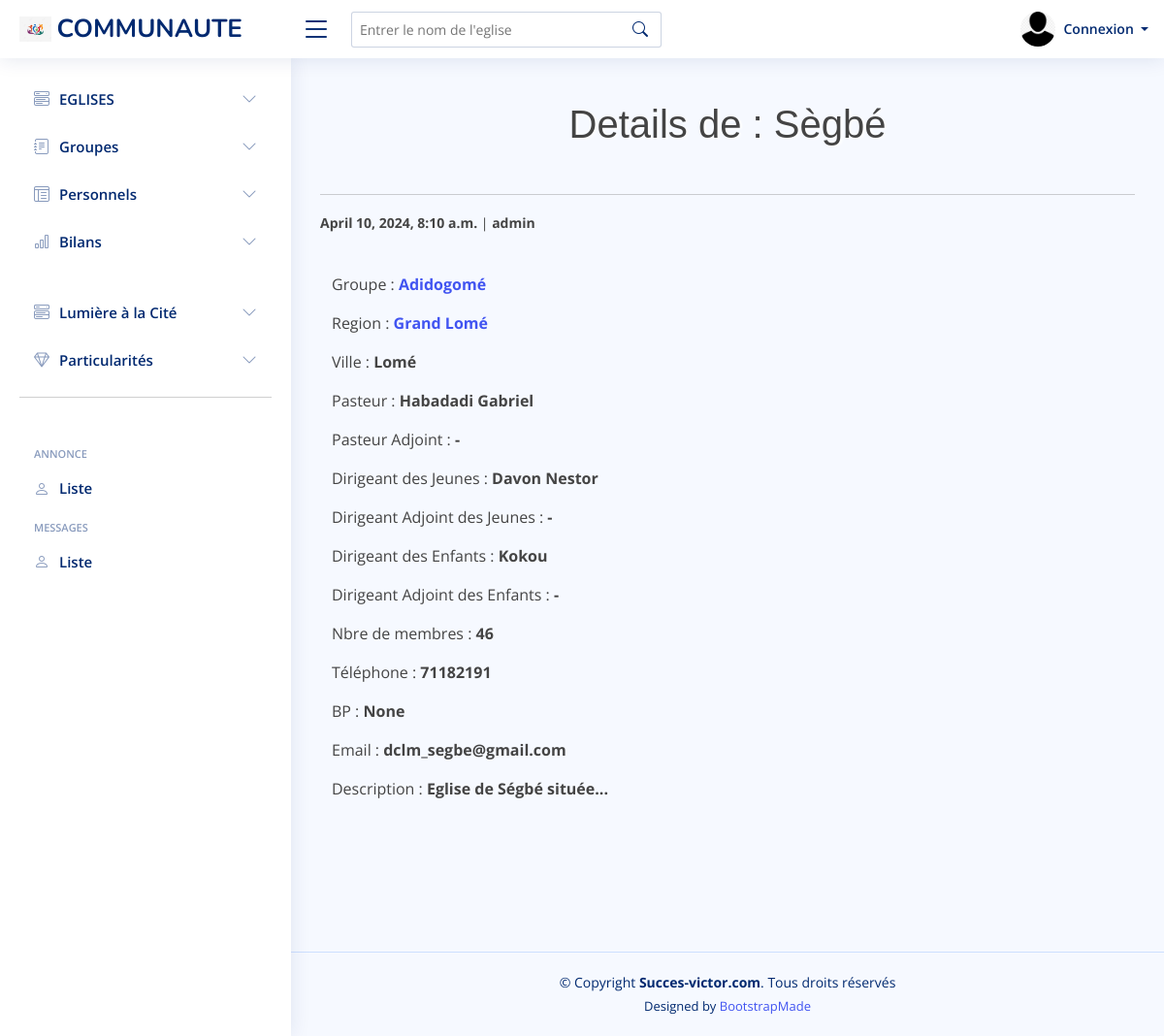
The app's page /eglise/1 with its own data.
### Eglises/models.py (models this page shows, shortened)
class Eglise(models.Model):
    auteur = models.ForeignKey(User, on_delete=models.CASCADE)
    nom = models.CharField(max_length=100)
    nom_du_pasteur = models.CharField(max_length=100, blank=True)
    nom_du_pasteur_adjoin = models.CharField(max_length=100, blank=True)
    nom_du_dirigeant_des_jeunes = models.CharField(max_length=100, blank=True)
    nom_du_dirigeant_adjoin_des_jeunes = models.CharField(max_length=100, blank=True)
    nom_du_dirigeant_des_enfants = models.CharField(max_length=100, blank=True)
    nom_du_dirigeant_adjoin_des_enfants = models.CharField(max_length=100, blank=True)
    region = models.CharField(max_length=100)
    groupe = models.CharField(max_length=100)
    ville = models.CharField(max_length=250, blank=True)
    nombre_de_membres = models.IntegerField(blank=True, null=True)
    telephone = models.IntegerField(blank=True, null=True)
    bp = models.CharField(max_length=200, blank=True, null=True)
    email = models.EmailField(blank=True)
    description = models.TextField(blank=True)
    header_image = models.ImageField(blank=True, null=True, upload_to='images/header')
    body_image = models.ImageField(blank=True, null=True, upload_to='images/Body')
    body_image1 = models.ImageField(blank=True, null=True, upload_to='images/Body')
    publish = models.DateTimeField(default=timezone.now)
    created = models.DateTimeField(auto_now_add=True)
    updated = models.DateTimeField(auto_now=True)
    def __str__(self):
        return self.nom

### Eglises/views.py (the view)
# urls.py: path('eglise/<int:pk>', EgliseDetails.as_view(), name='eglise_details'),
class EgliseDetails(DetailView):
    model = Eglise
    template_name = 'Eglises/eglise_details.html'

### Eglises/templates/Eglises/eglise_details.html (shortened to what this page needs)
{% extends 'base.html' %}
{% block gestion %} <br>
    <h1>Details de : {{eglise}} </h1>
    <br>
    <hr>
    <p><small> <strong>{{eglise.publish}}</strong> | <strong>{{eglise.auteur}}</strong></small></p>
<br>
    <div class="container">
        <p>Groupe : <strong><a href="{% url 'eglises_groupe' eglise.groupe %}">{{eglise.groupe}}</a> </strong> </p>
        <p>Region : <strong><a href="{% url 'eglises_region' eglise.region %}">{{eglise.region}}</a></strong> </p>
        <p>Ville : <strong>{{eglise.ville}}</strong> </p>
        <p>Pasteur : <strong>{{eglise.nom_du_pasteur}}</strong> </p>
        <p>Pasteur Adjoint : <strong>{{eglise.nom_du_pasteur_adjoin}}</strong> </p>
        <p>Dirigeant des Jeunes : <strong>{{eglise.nom_du_dirigeant_des_jeunes}}</strong> </p>
        <p>Dirigeant Adjoint des Jeunes : <strong>{{eglise.nom_du_dirigeant_adjoin_des_jeunes}}</strong> </p>
        <p>Dirigeant des Enfants : <strong>{{eglise.nom_du_dirigeant_des_enfants}}</strong> </p>
        <p>Dirigeant Adjoint des Enfants : <strong>{{eglise.nom_du_dirigeant_adjoin_des_enfants}}</strong> </p>
        <p>Nbre de membres : <strong>{{eglise.nombre_de_membres}}</strong> </p>
        <p>Téléphone : <strong>{{eglise.telephone}}</strong> </p>
        <p>BP : <strong>{{eglise.bp}}</strong> </p>
        <p>Email : <strong>{{eglise.email}}</strong> </p>
        <p>Description : <strong>{{eglise.description}}</strong> </p>
        <br><br><br>
    </div>
    <br><br>
{% endblock %}

### static/assets/css/style.css (style rules this page uses)
:root { scroll-behavior: smooth; }
body { font-family: "Open Sans", sans-serif; background: #f6f9ff; color: #444444; }
a { color: #4154f1; text-decoration: none; }
h1, h2, h3, h4, h5, h6 { font-family: "Nunito", sans-serif; }

### static/css/main.css (style rules this page uses)
h1 { text-align: center; font-family: "Trebuchet MS", "Lucida Sans Unicode", "Lucida Grande", "Lucida Sans", Arial, sans-serif; text-shadow: 2px 1px 3px white; }

### records on screen
Eglise: nom "Sègbé", publish "April 10, 2024, 8:10 a.m.", auteur "admin", groupe "Adidogomé", region "Grand Lomé", ville "Lomé", nom_du_pasteur "Habadadi Gabriel", nom_du_pasteur_adjoin "-", nom_du_dirigeant_des_jeunes "Davon Nestor", nom_du_dirigeant_adjoin_des_jeunes "-", nom_du_dirigeant_des_enfants "Kokou", nom_du_dirigeant_adjoin_des_enfants "-", nombre_de_membres "46", telephone "71182191", bp "None", email "dclm_segbe@gmail.com", description "Eglise de Ségbé située..."
